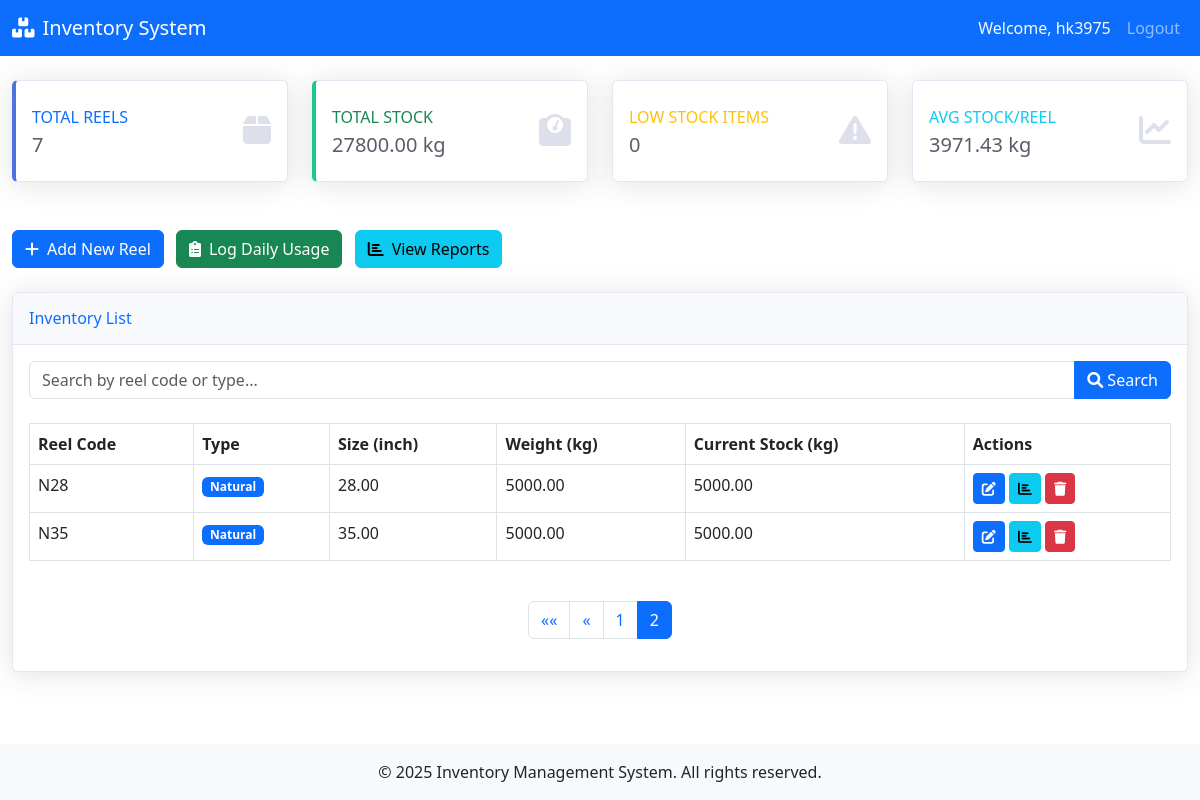
/?page=2 (signed in), run on the app's committed database.
### inventory/models.py (models this page shows, shortened)
class Reel(models.Model):
    user = models.ForeignKey(CustomUser, on_delete=models.CASCADE)
    REEL_TYPE_CHOICES = [
        ('natural','Natural'),
        ('golden','Golden'),
    ]
    reel_code = models.CharField(max_length=50, help_text="Code for this reel")
    reel_type = models.CharField(max_length=20, choices=REEL_TYPE_CHOICES, help_text="Type of reel: Natural or Golden")
    size_inch = models.DecimalField(max_digits=5, decimal_places=2, help_text="Size in inch (e.g., 26.00 to 52.00)")
    weight_kg = models.DecimalField(max_digits=10, decimal_places=2, help_text="Weight of the reel in kg")
    current_stock = models.DecimalField(
        max_digits=10, decimal_places=2, default=Decimal("0.00"), editable=True, help_text="Current stock available in kg"
    )
    created_at = models.DateTimeField(null=True, blank=True)
    updated_at = models.DateTimeField(null=True, blank=True)
    class Meta:
        ordering = ['reel_code']

### inventory/views.py (the view, shortened to what this page needs)
# urls.py: path('', views.DashboardView.as_view(), name='dashboard'),
class DashboardView(View):
    def get(self, request, *args, **kwargs):
        user_id = request.session.get('user_id')
        if not user_id:
            return redirect('login')
        reels = Reel.objects.filter(user_id=user_id).order_by('reel_code')
        search_query = request.GET.get('search', '')
        reels = Reel.objects.filter(user_id=user_id).order_by('reel_code')  # filter by logged-in user
        if search_query:
            reels = reels.filter(
                Q(reel_code__icontains=search_query) |
                Q(reel_type__icontains=search_query)
            )
        total_reels = reels.count()
        total_stock = reels.aggregate(Sum('current_stock'))['current_stock__sum'] or 0
        low_stock_count = reels.filter(current_stock__lte=LOW_STOCK_THRESHOLD).count()
        avg_stock_per_reel = total_stock / total_reels if total_reels > 0 else 0
        from django.core.paginator import Paginator
        paginator = Paginator(reels, 5)
        page_number = request.GET.get('page')
        reels = paginator.get_page(page_number)
        context = {
            'reels': reels,
            'total_reels': total_reels,
            'total_stock': total_stock,
            'low_stock_count': low_stock_count,
            'avg_stock_per_reel': avg_stock_per_reel,
            'search_query': search_query,
        }
        return render(request, 'inventory/dashboard.html', context)

### inventory/templates/inventory/dashboard.html (shortened to what this page needs)
{% extends 'base.html' %}
{% load static %}
{% block content %}
<div class="container-fluid py-4">
    <div class="row mb-4">
        <div class="col-xl-3 col-md-6 mb-4">
            <div class="card border-left-primary shadow h-100 py-2">
                <div class="card-body">
                    <div class="row no-gutters align-items-center">
                        <div class="col mr-2">
                            <div class="text-xs font-weight-bold text-primary text-uppercase mb-1">
                                Total Reels</div>
                            <div class="h5 mb-0 font-weight-bold text-gray-800">{{ total_reels }}</div>
                        </div>
                        <div class="col-auto">
                            <i class="fas fa-box fa-2x text-gray-300"></i>
                        </div>
                    </div>
                </div>
            </div>
        </div>
        <div class="col-xl-3 col-md-6 mb-4">
            <div class="card border-left-success shadow h-100 py-2">
                <div class="card-body">
                    <div class="row no-gutters align-items-center">
                        <div class="col mr-2">
                            <div class="text-xs font-weight-bold text-success text-uppercase mb-1">
                                Total Stock</div>
                            <div class="h5 mb-0 font-weight-bold text-gray-800">{{ total_stock|floatformat:2 }} kg</div>
                        </div>
                        <div class="col-auto">
                            <i class="fas fa-weight fa-2x text-gray-300"></i>
                        </div>
                    </div>
                </div>
            </div>
        </div>
        <div class="col-xl-3 col-md-6 mb-4">
            <div class="card border-left-warning shadow h-100 py-2">
                <div class="card-body">
                    <div class="row no-gutters align-items-center">
                        <div class="col mr-2">
                            <div class="text-xs font-weight-bold text-warning text-uppercase mb-1">
                                Low Stock Items</div>
                            <div class="h5 mb-0 font-weight-bold text-gray-800">{{ low_stock_count }}</div>
                        </div>
                        <div class="col-auto">
                            <i class="fas fa-exclamation-triangle fa-2x text-gray-300"></i>
                        </div>
                    </div>
                </div>
            </div>
        </div>
        <div class="col-xl-3 col-md-6 mb-4">
            <div class="card border-left-info shadow h-100 py-2">
                <div class="card-body">
                    <div class="row no-gutters align-items-center">
                        <div class="col mr-2">
                            <div class="text-xs font-weight-bold text-info text-uppercase mb-1">
                                Avg Stock/Reel</div>
                            <div class="h5 mb-0 font-weight-bold text-gray-800">{{ avg_stock_per_reel|floatformat:2 }} kg</div>
                        </div>
                        <div class="col-auto">
                            <i class="fas fa-chart-line fa-2x text-gray-300"></i>
                        </div>
                    </div>
                </div>
            </div>
        </div>
    </div>
    <div class="row mb-4">
        <div class="col-md-12">
            <a href="{% url 'add_reel' %}" class="btn btn-primary me-2">
                <i class="fas fa-plus me-2"></i>Add New Reel
            </a>
            <a href="{% url 'add_daily_usage' %}" class="btn btn-success me-2">
                <i class="fas fa-clipboard-list me-2"></i>Log Daily Usage
            </a>
            <a href="{% url 'reports' %}" class="btn btn-info">
                <i class="fas fa-chart-bar me-2"></i>View Reports
            </a>
        </div>
    </div>
    <div class="card shadow mb-4">
        <div class="card-header py-3">
            <h6 class="m-0 font-weight-bold text-primary">Inventory List</h6>
        </div>
        <div class="card-body">
            <form method="get" class="mb-4">
                <div class="input-group">
                    <input type="text" name="search" class="form-control" placeholder="Search by reel code or type..." value="{{ search_query }}">
                    <button class="btn btn-primary" type="submit">
                        <i class="fas fa-search"></i> Search
                    </button>
                </div>
            </form>
            <div class="table-responsive">
                <table class="table table-bordered">
                    <thead>
                        <tr>
                            <th>Reel Code</th>
                            <th>Type</th>
                            <th>Size (inch)</th>
                            <th>Weight (kg)</th>
                            <th>Current Stock (kg)</th>
                            <th>Actions</th>
                        </tr>
                    </thead>
                    <tbody>
                        {% for reel in reels %}
                        <tr {% if reel.current_stock <= 200 %}class="table-danger"{% endif %}>
                            <td>{{ reel.reel_code }}</td>
                            <td>
                                <span class="badge {% if reel.reel_type == 'natural' %}bg-primary{% else %}bg-warning{% endif %}">
                                    {{ reel.reel_type|title }}
                                </span>
                            </td>
                            <td>{{ reel.size_inch }}</td>
                            <td>{{ reel.weight_kg|floatformat:2 }}</td>
                            <td>
                                <span class="font-weight-bold {% if reel.current_stock <= 200 %}text-danger{% endif %}">
                                    {{ reel.current_stock|floatformat:2 }}
                                </span>
                            </td>
                            <td>
                                <a href="{% url 'edit_reel' reel.pk %}" class="btn btn-primary btn-sm">
                                    <i class="fas fa-edit"></i>
                                </a>
                                <a href="{% url 'reel_report' reel.pk %}" class="btn btn-info btn-sm">
                                    <i class="fas fa-chart-bar"></i>
                                </a>
                                <button type="button" class="btn btn-danger btn-sm" data-bs-toggle="modal" data-bs-target="#deleteModal{{ reel.pk }}">
                                    <i class="fas fa-trash"></i>
                                </button>
                            </td>
                        </tr>
                        {% empty %}
                        <tr>
                            <td colspan="6" class="text-center">No reels found.</td>
                        </tr>
                        {% endfor %}
                    </tbody>
                </table>
            </div>
            {% if reels.paginator.num_pages > 1 %}
            <nav aria-label="Page navigation" class="mt-4">
                <ul class="pagination justify-content-center">
                    {% if reels.has_previous %}
                    <li class="page-item">
                        <a class="page-link" href="?page=1{% if search_query %}&search={{ search_query }}{% endif %}" aria-label="First">
                            <span aria-hidden="true">&laquo;&laquo;</span>
                        </a>
                    </li>
                    <li class="page-item">
                        <a class="page-link" href="?page={{ reels.previous_page_number }}{% if search_query %}&search={{ search_query }}{% endif %}" aria-label="Previous">
                            <span aria-hidden="true">&laquo;</span>
                        </a>
                    </li>
                    {% endif %}
                    {% for num in reels.paginator.page_range %}
                        {% if reels.number == num %}
                        <li class="page-item active">
                            <span class="page-link">{{ num }}</span>
                        </li>
                        {% elif num > reels.number|add:'-3' and num < reels.number|add:'3' %}
                        <li class="page-item">
                            <a class="page-link" href="?page={{ num }}{% if search_query %}&search={{ search_query }}{% endif %}">{{ num }}</a>
                        </li>
                        {% endif %}
                    {% endfor %}
                </ul>
            </nav>
            {% endif %}
        </div>
    </div>
</div>
{% endblock %}

### inventory/templates/base.html (style rules this page uses)
.border-left-primary { border-left: 4px solid #4e73df !important; }
.border-left-success { border-left: 4px solid #1cc88a !important; }
.text-gray-300 { color: #dddfeb !important; }
.text-gray-800 { color: #5a5c69 !important; }
.card { position: relative; display: flex; flex-direction: column; min-width: 0; word-wrap: break-word; background-color: #fff; background-clip: border-box; border: 1px solid #e3e6f0; border-radius: 0.35rem; }
.card-header { background-color: #f8f9fc; border-bottom: 1px solid #e3e6f0; }
.shadow { box-shadow: 0 0.15rem 1.75rem 0 rgba(58, 59, 69, 0.15) !important; }

### data on the page
Reel: reel_code "N28", reel_type "Natural", size_inch "28.00", weight_kg "5000.00", current_stock "5000.00"
Reel: reel_code "N35", reel_type "Natural", size_inch "35.00", weight_kg "5000.00", current_stock "5000.00"

### other printed values
{{ request.session.username }} "hk3975"
{{ total_reels }} "7"
{{ total_stock|floatformat:2 }} "27800.00"
{{ low_stock_count }} "0"
{{ avg_stock_per_reel|floatformat:2 }} "3971.43"
{{ num }} "1"
{{ num }} "2"
